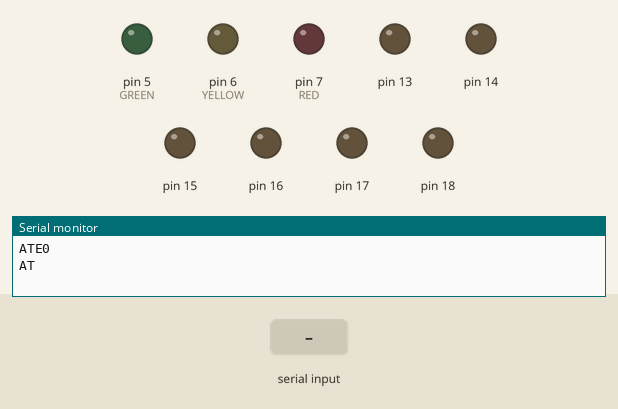
Simulated run of this sketch. Board: Arduino Uno, built with avr-gcc and run on an emulated ATmega328P. On the bench: output pins drawn as LEDs (lit = HIGH), the last lines printed to the serial monitor. The inputs (shaded band) are chosen by the test bench.

Above: at 2.2 s.
2.3 s: "OK\n" received over Serial
At 2.45 s:
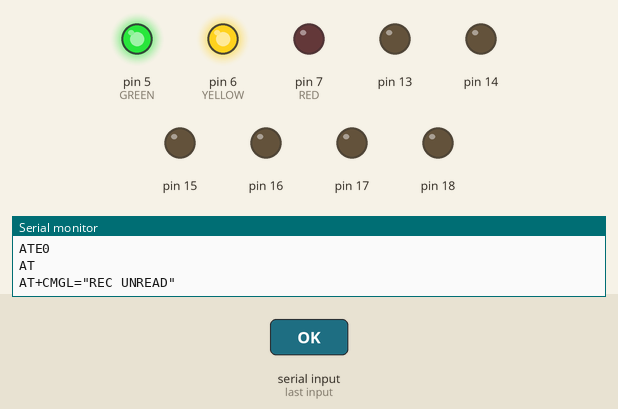
At 5.45 s:
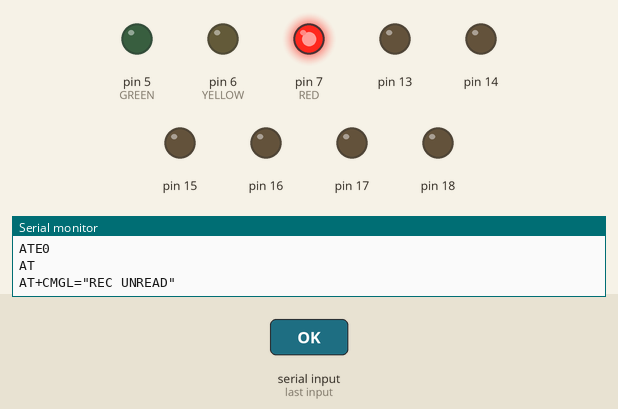
7.1 s: "OK\n" received over Serial
At 7.25 s:
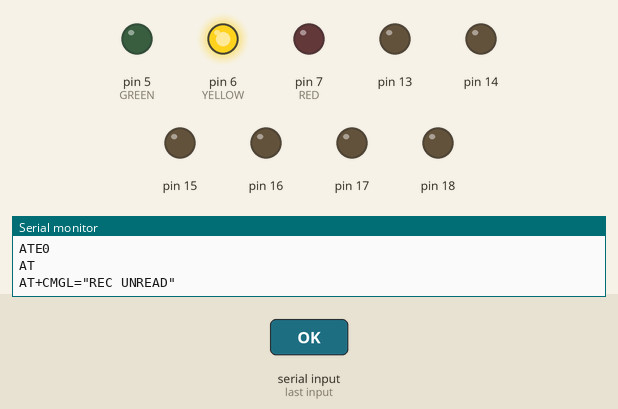
Timing chart, 0 to 14.1 s (numbered marks = the images above; inputs shaded):
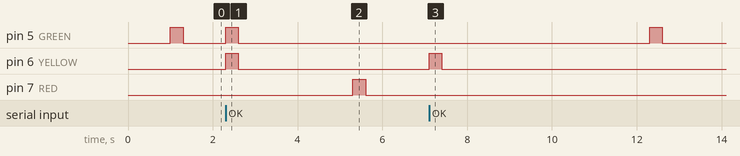

Measured:
- after the input at 2.3 s, pin 5 (GREEN), pin 6 (YELLOW): LOW → HIGH at once, → LOW 0.30 s later
- after the input at 7.1 s, pin 6 (YELLOW): LOW → HIGH at once, → LOW 0.30 s later

The sketch:

arduino_relay_atmega8.ino
```cpp
/*
AT+CMGF=1   //set text mode
+CMTI: "SM",x  //indicates that SMS has arrived, where x is cell
AT+CMGDA="DEL READ" //delete all read messages
AT+CMGR=2 //read message #2
at+CMGL="REC UNREAD" //read all unread messages
AT+CMGD=1,2  //delete all read messages
AT+IPR=19200  //set baudrate
*/

// 14.... 19 equ A0 equ A5


#define RED 7        //LED pins
#define YELLOW 6
#define GREEN 5
#define CMD_SENT 0    //
#define LED_ON 1
#define AT 0      //bit #0
#define CPMS 1    //bit #1
#define CMGL 2    //bit #2
#define CMGD 3    //bit #3


long relay_on_millis;
String input_string;
String chan_str,dura_str;
unsigned char chan,dura;
char in_char;
char state;
char index1,index2,index3;


/*
0-idle
1-AT command was sent
2-OK for AT was received
3-
4-modem reported about SMS
5-request for reading SMS CMGL was sent
6-SMS was read
7-request for deleting SMS
8-fail state

*/


boolean  led_is_on;
long trigger_millis[8]; //  bit 0 - command was sent, bit 1 - LED was lightened, bits 7..0 relay,
long relay_millis[5];  //when relay was switched on
long dura_millis[5];  //when relay must be switched off
boolean trigger_relay[5]; // correspond relays
byte trigger_cmd_sent;   // bit 0 - "AT" was sent; bit 1 - "CPMS?" was sent, bit 2 "CMGL" was sent, bit 3 "CMGD" was sent


void send_cmd(char cmd)
{

    switch (cmd)
  {
    case AT:
      Serial.println("AT");
      trigger_cmd_sent |= (1<<AT);		// ping
      state=1;

      break;
    case CMGL:
      Serial.println("AT+CMGL=\"REC UNREAD\"");	//read all unread SMS
      trigger_cmd_sent |= (1<<CMGL);
      state=5;

      break;
    case CMGD:
      Serial.println("AT+CMGD=1,2");		//del all read SMS
      trigger_cmd_sent |= (1<<CMGD);
      state=7;

      break;
  }
      trigger_millis[CMD_SENT]=millis();
      led_on(GREEN);
}

void setup()
{
 Serial.begin(9600);
  delay(1000);
  Serial.println("ATE0");

  for (char i=0;i<5;i++) pinMode (i+14,OUTPUT);
  for (char i=0;i<5;i++) digitalWrite(i+14,LOW);
  pinMode(RED,OUTPUT);
  pinMode(YELLOW,OUTPUT);
  pinMode(GREEN,OUTPUT);
  pinMode(13,OUTPUT);

  state=0;
  trigger_cmd_sent=0;
  for (char i=0;i<8;i++)  {trigger_millis[i]=0;};
  input_string="";
  send_cmd(AT);
}


void decode_answer(String answer)
{
  input_string="";
  if (answer.indexOf("OK") > -1) {
  led_on(YELLOW);
  trigger_millis[LED_ON]=millis();

  switch (state){
    case 1:
      trigger_cmd_sent &= !(1<<AT);   //clear "AT" flag

      send_cmd(CMGL);
      state=5;
      return;
    break;

    case 5:
      trigger_cmd_sent &= !(1<<CMGL);   //clear "CMGL"
      send_cmd(CMGD) ;
      return;
      break;

    case 7:
      trigger_cmd_sent &= !(1<<CMGD);   //clear "CMGD"
      state=0;
      return;
      break;
    default:;
                  }
                                }
  index1=answer.indexOf("+CMTI:");
  if (index1 > -1)  if (state == 0) {
	send_cmd(CMGL);
	return;
				    };

  if (state == 5)  {
      index1=answer.indexOf(")");
      if ( index1 > -1) index2=answer.indexOf("@"); else return;
         if (index2 > -1) index3=answer.indexOf("("); else return;
            if (index3 > -1) {
       chan_str=answer.substring(index1+1,index2);
       dura_str=answer.substring(index2+1,index3);
       if (chan_str.length() == 0) chan=0; else chan=chan_str.toInt();
       if (dura_str.length() == 0) dura=1; else dura=dura_str.toInt();
       set_relay(chan,dura);
                                } else return;
                    }
  if (answer.indexOf("ERROR") > -1) state=8;
         answer="";

}


void set_relay(char chan, char dura)
{

  if (chan > 5) chan=0;      //all channels
  if (dura == 0) dura=1;      // if duration parameter is empty - 1 sec
  if (chan == 0)             // if channel parameter is empty - all channels
    for (char i=0;i<5;i++) {
          digitalWrite(i+14,HIGH);
          relay_millis[i]=millis();
          dura_millis[i]=dura;
          trigger_relay[i]=true;
                            }
  else {
  digitalWrite(chan+13,HIGH);      //channels are 1..5 correspond pins 14..18
  relay_millis[chan-1]=millis();
  dura_millis[chan-1]=dura;
  trigger_relay[chan-1]=true;
        }

}

void led_on(int color)
{
  digitalWrite(color,HIGH);
  trigger_millis[LED_ON]=millis();
  led_is_on=true;
}

void led_off()
{
  digitalWrite(GREEN,LOW);digitalWrite(YELLOW,LOW);digitalWrite(RED,LOW);led_is_on=false;
}

void loop()
{

  if (led_is_on) if (millis() > (trigger_millis[LED_ON]+300)) {led_off();}
//  if (trigger_relay) if(millis() > (relay_on_millis+900)) {for (char i=0;i<5;i++) digitalWrite(i+14,LOW); trigger_relay=0;} //if relays were switched on more than 1.2 sec ago, turn them off
  for (char i=0;i<5;i++){
    if (trigger_relay[i]) if (millis() > (relay_millis[i]+dura_millis[i]*1000)) {
                digitalWrite(i+14,LOW);
                trigger_relay[i]=false;
                                                                                }
                        }

  if (trigger_cmd_sent)
     switch (state){
       case 1:          //"AT"
       if (millis() > (trigger_millis[CMD_SENT]+3000)) {trigger_cmd_sent &= !(1<<AT);state=8;} //answer for AT wasn't received
       break;
       case 5:         //"CMGL"
       if (millis() > (trigger_millis[CMD_SENT]+3000)) {trigger_cmd_sent &= !(1<<CMGL);state=8;} //answer for CMGL wasn't received
       break;
       case 7:        //"CMGD"
       if (millis() > (trigger_millis[CMD_SENT]+3000)) {trigger_cmd_sent &= !(1<<CMGD);state=8;} //answer for CMGD wasn't received
       break;
       default:;
                           }

  if (millis() > (trigger_millis[CMD_SENT]+10000)) if (state == 0) {    //send next AT command
          send_cmd(AT);

                                        }

  if (Serial.available()) {
        in_char=Serial.read(); input_string += in_char;
        if (in_char=='\n') decode_answer(input_string);
                              };

  if (state == 8) {led_on(RED);state=0;}

}
```
